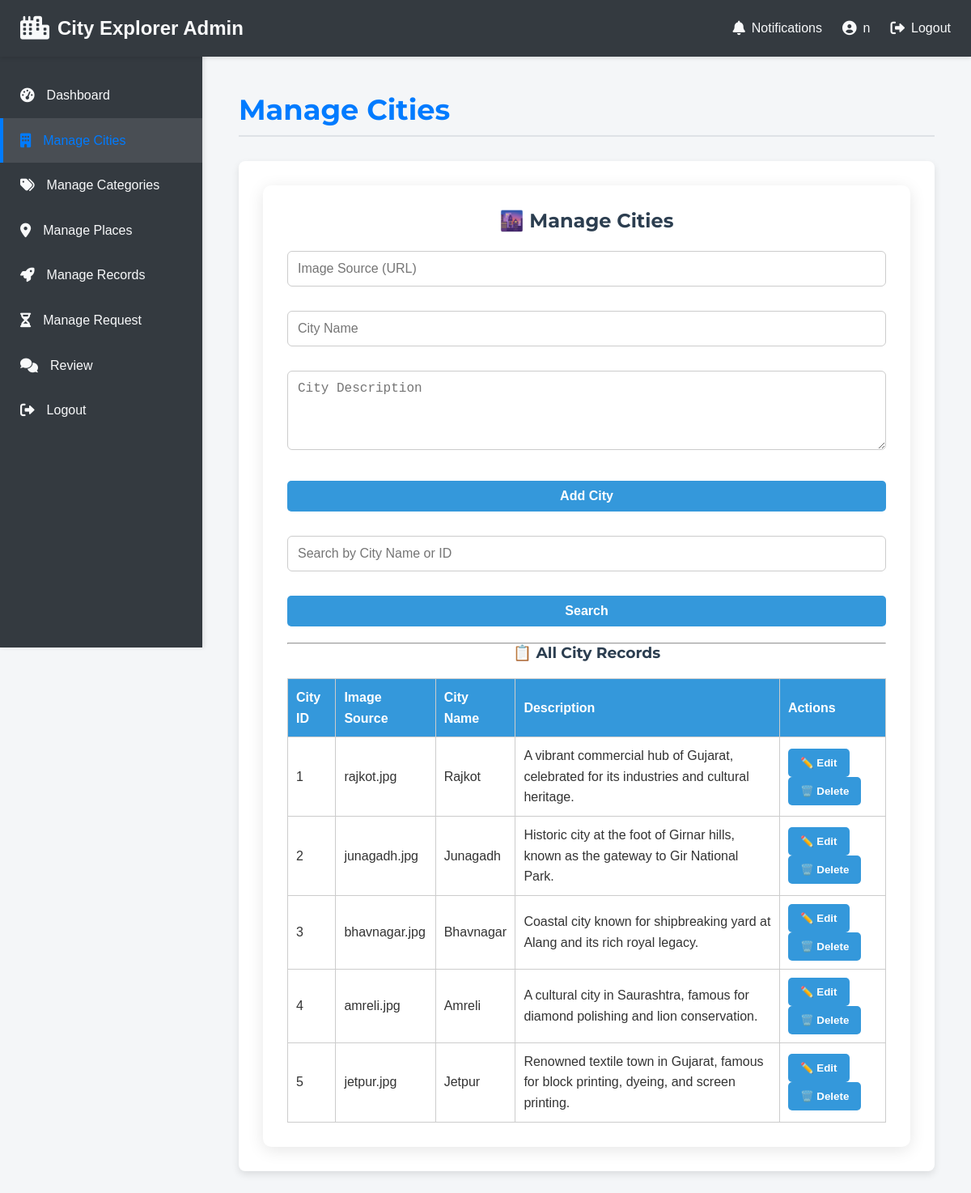
Page /admin/manage_cities.php (signed in) on the committed database.
### tables this page shows
CREATE TABLE `city` (
  `city_id` int(11) NOT NULL,
  `img_src` varchar(255) NOT NULL,
  `city_name` varchar(20) NOT NULL,
  `description` text NOT NULL
);

### admin/manage_cities.php (the view, shortened to what this page needs)
<?php
require_once 'includes/admin_header.php';
?>
<?php
$conn = mysqli_connect("localhost", "root", "", "project");
$city = null;
$form_mode = 'insert';
$btn_label = 'Add City';
?>
<!DOCTYPE html>
<html>
<head>
</head>
<body>
<div class="container">
    <h2>🌆 Manage Cities</h2>
    <form method="post">
        <input type="text" name="img_src" placeholder="Image Source (URL)" value="<?= $city['img_src'] ?? '' ?>" required>
        <input type="text" name="city_name" placeholder="City Name" value="<?= $city['city_name'] ?? '' ?>" required>
        <textarea name="description" placeholder="City Description" rows="4" required><?= $city['description'] ?? '' ?></textarea>
        <input type="submit" name="<?= $form_mode ?>" value="<?= $btn_label ?>">
    </form>
    <form method="post">
        <input type="text" name="city_name" placeholder="Search by City Name or ID" required>
        <input type="submit" name="search" value="Search">
    </form>
    <hr>
    <h3>📋 All City Records</h3>
    <table>
        <tr>
            <th>City ID</th>
            <th>Image Source</th>
            <th>City Name</th>
            <th>Description</th>
            <th>Actions</th>
        </tr>
        <?php
        $all = mysqli_query($conn, "SELECT * FROM city ORDER BY city_id ASC");
        if (mysqli_num_rows($all) > 0) {
            while ($row = mysqli_fetch_assoc($all)) {
                echo "<tr>
                    <td>" . htmlspecialchars($row['city_id']) . "</td>
                    <td>" . htmlspecialchars($row['img_src']) . "</td>
                    <td>" . htmlspecialchars($row['city_name']) . "</td>
                    <td>" . htmlspecialchars($row['description']) . "</td>
                    <td class='action-btns'>
                        <form method='post'>
                            <input type='hidden' name='edit_id' value='" . $row['city_id'] . "'>
                            <button type='submit'>✏️ Edit</button>
                        </form>
                        <form method='post' onsubmit='return confirm(\"Are you sure you want to delete this city?\")'>
                            <input type='hidden' name='delete' value='" . $row['city_id'] . "'>
                            <button type='submit'>🗑️ Delete</button>
                        </form>
                    </td>
                </tr>";
            }
        } else {
            echo "<tr><td colspan='5' style='text-align:center;'>No records found.</td></tr>";
        }
        ?>
    </table>
</div>
</body>
</html>

### admin/css/admin.css (style rules this page uses)
:root { --admin-primary: #007bff; --admin-secondary: #6c757d; --admin-success: #28a745; --admin-danger: #dc3545; --admin-warning: #ffc107; --admin-info: #17a2b8; --admin-bg-light: #f8f9fa; --admin-bg-dark: #343a40; --admin-text-dark: #333; --admin-text-light: #f8f9fa; --admin-border-color: #dee2e6; --admin-card-bg: #ffffff; --admin-shadow: rgba(0, 0, 0, 0.1); --admin-font-body: 'Roboto', sans-serif; --admin-font-heading: 'Montserrat', sans-serif; }
*, *::before, *::after { box-sizing: border-box; margin: 0; padding: 0; }
body { font-family: var(--admin-font-body); line-height: 1.6; color: var(--admin-text-dark); background-color: var(--admin-bg-light); -webkit-font-smoothing: antialiased; }
h1, h2, h3, h4, h5, h6 { font-family: var(--admin-font-heading); color: var(--admin-text-dark); margin-bottom: 0.5em; line-height: 1.2; }

### admin/manage_cities.php (style rules this page uses)
body { font-family: Arial; background: #f4f6f8; padding: 20px; margin: 0; }
.container { max-width: 900px; margin: auto; background: white; padding: 30px; border-radius: 10px; box-shadow: 0 4px 20px rgba(0,0,0,0.1); }
h2, h3 { text-align: center; color: #2c3e50; }
input, textarea { width: 100%; padding: 12px; margin: 10px 0 20px 0; border-radius: 6px; border: 1px solid #ccc; font-size: 16px; }
input[type="submit"], button { background-color: #3498db; color: white; border: none; padding: 10px 15px; border-radius: 5px; cursor: pointer; font-weight: bold; }
table { width: 100%; border-collapse: collapse; margin-top: 20px; }
th, td { padding: 10px; border: 1px solid #ccc; text-align: left; }
th { background-color: #3498db; color: white; }
.action-btns form { display: inline; }

### rows in the picture
city: city_id "1", img_src "rajkot.jpg", city_name "Rajkot", description "A vibrant commercial hub of Gujarat, celebrated for its industries and cultural heritage."
city: city_id "2", img_src "junagadh.jpg", city_name "Junagadh", description "Historic city at the foot of Girnar hills, known as the gateway to Gir National Park."
city: city_id "3", img_src "bhavnagar.jpg", city_name "Bhavnagar", description "Coastal city known for shipbreaking yard at Alang and its rich royal legacy."
city: city_id "4", img_src "amreli.jpg", city_name "Amreli", description "A cultural city in Saurashtra, famous for diamond polishing and lion conservation."
city: city_id "5", img_src "jetpur.jpg", city_name "Jetpur", description "Renowned textile town in Gujarat, famous for block printing, dyeing, and screen printing."

### other values in the picture
$_SESSION['admin_username'] "n"
$page_title "Manage Cities"
